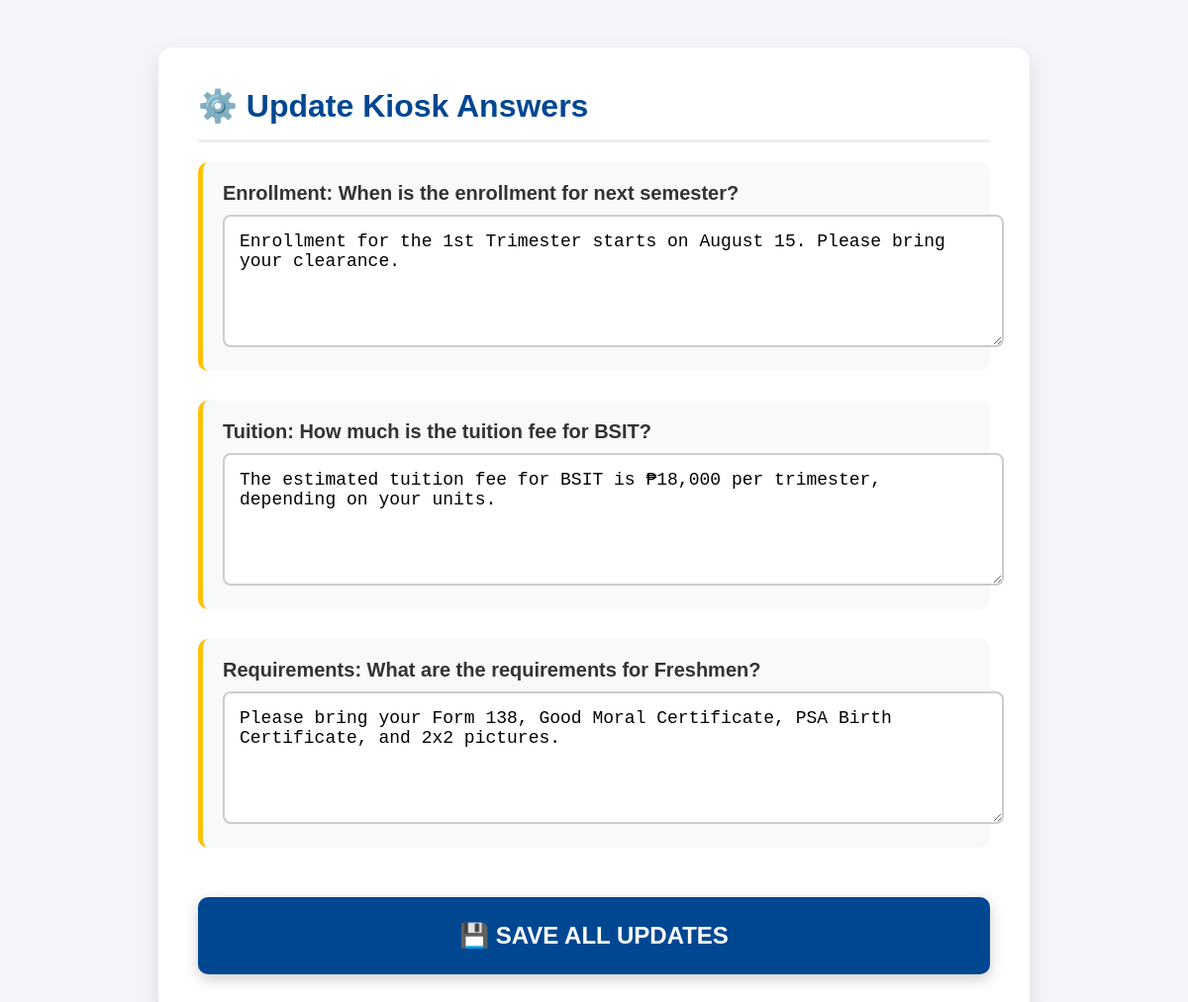
The app's page /admin/settings with its own data.
### tables this page shows
CREATE TABLE faqs (
            id INTEGER PRIMARY KEY AUTOINCREMENT,
            category TEXT NOT NULL,
            question TEXT NOT NULL,
            answer TEXT NOT NULL
        );

### app.py (the view)
@app.route('/admin/settings', methods=['GET', 'POST'])
def admin_settings():
    conn = get_db_connection()
    if request.method == 'POST':
        for key, new_answer in request.form.items():
            if key.startswith('faq_'):
                faq_id = key.split('_')[1]
                conn.execute('UPDATE faqs SET answer = ? WHERE id = ?', (new_answer, faq_id))
        conn.commit()
    faqs = conn.execute('SELECT * FROM faqs').fetchall()
    conn.close()
    return render_template('admin_settings.html', faqs=faqs)

### app.py (called while the page is built)
def get_db_connection():
    conn = sqlite3.connect('kiosk_data.db')
    conn.row_factory = sqlite3.Row
    return conn

### admin_settings.html (shortened to what this page needs)
<!DOCTYPE html>
<html lang="en">
<head>
</head>
<body>
    <div class="dashboard-card">
        <div class="title">⚙️ Update Kiosk Answers</div>
        <form method="POST" action="/admin/settings">
            {% for faq in faqs %}
            <div class="faq-group">
                <div class="faq-question">{{ faq.category }}: {{ faq.question }}</div>
                <textarea name="faq_{{ faq.id }}">{{ faq.answer }}</textarea>
            </div>
            {% endfor %}
            <button type="submit" class="btn-save" onclick="alert('Database Updated! The Kiosk will now show the new answers.')">
                💾 SAVE ALL UPDATES
            </button>
        </form>
    </div>
</body>
</html>

### admin_settings.html (style rules this page uses)
body { font-family: Arial, sans-serif; background-color: #f4f4f9; padding: 40px; display: flex; justify-content: center; }
.dashboard-card { background-color: white; padding: 40px; border-radius: 15px; box-shadow: 0 10px 25px rgba(0,0,0,0.1); width: 100%; max-width: 800px; }
.title { font-size: 32px; color: #004792; margin-bottom: 20px; font-weight: bold; border-bottom: 3px solid #eee; padding-bottom: 15px; }
.faq-group { margin-bottom: 30px; background-color: #f8f9fa; padding: 20px; border-radius: 10px; border-left: 5px solid #ffc107; }
.faq-question { font-size: 20px; font-weight: bold; color: #333; margin-bottom: 10px; }
textarea { width: 100%; height: 100px; padding: 15px; font-size: 18px; border: 2px solid #ccc; border-radius: 8px; resize: vertical; }
.btn-save { background-color: #004792; color: white; border: none; padding: 25px; font-size: 24px; font-weight: bold; border-radius: 10px; cursor: pointer; width: 100%; margin-top: 20px; box-shadow: 0 5px 15px rgba(0,0,0,0.2); }

### records on screen
faqs: category "Enrollment", question "When is the enrollment for next semester?", id "Enrollment for the 1st Trimester starts on August 15. Please bring your clearance."
faqs: category "Tuition", question "How much is the tuition fee for BSIT?", id "The estimated tuition fee for BSIT is ₱18,000 per trimester, depending on your units."
faqs: category "Requirements", question "What are the requirements for Freshmen?", id "Please bring your Form 138, Good Moral Certificate, PSA Birth Certificate, and 2x2 pictures."
